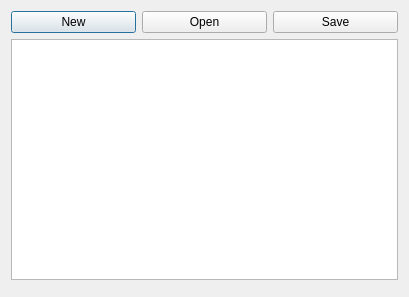
<?xml version="1.0" encoding="UTF-8"?>
<ui version="4.0">
 <class>Dialog</class>
 <widget class="QDialog" name="Dialog">
  <property name="geometry">
   <rect>
    <x>0</x>
    <y>0</y>
    <width>409</width>
    <height>297</height>
   </rect>
  </property>
  <property name="windowTitle">
   <string>Dialog</string>
  </property>
  <layout class="QVBoxLayout" name="verticalLayout">
   <item>
    <layout class="QHBoxLayout" name="horizontalLayout">
     <item>
      <widget class="QPushButton" name="btnNew">
       <property name="text">
        <string>New</string>
       </property>
       <property name="icon">
        <iconset>
         <normalon>:/files/images/file.png</normalon>
        </iconset>
       </property>
      </widget>
     </item>
     <item>
      <widget class="QPushButton" name="btnOpen">
       <property name="text">
        <string>Open</string>
       </property>
       <property name="icon">
        <iconset>
         <normalon>:/files/images/folder.png</normalon>
        </iconset>
       </property>
      </widget>
     </item>
     <item>
      <widget class="QPushButton" name="btnSave">
       <property name="enabled">
        <bool>true</bool>
       </property>
       <property name="text">
        <string>Save</string>
       </property>
       <property name="icon">
        <iconset>
         <normalon>:/files/images/disk.png</normalon>
        </iconset>
       </property>
      </widget>
     </item>
    </layout>
   </item>
   <item>
    <widget class="QPlainTextEdit" name="plainTextEdit"/>
   </item>
   <item>
    <widget class="QDialogButtonBox" name="buttonBox">
     <property name="standardButtons">
      <set>QDialogButtonBox::NoButton</set>
     </property>
    </widget>
   </item>
  </layout>
 </widget>
 <resources/>
 <connections/>
</ui>
